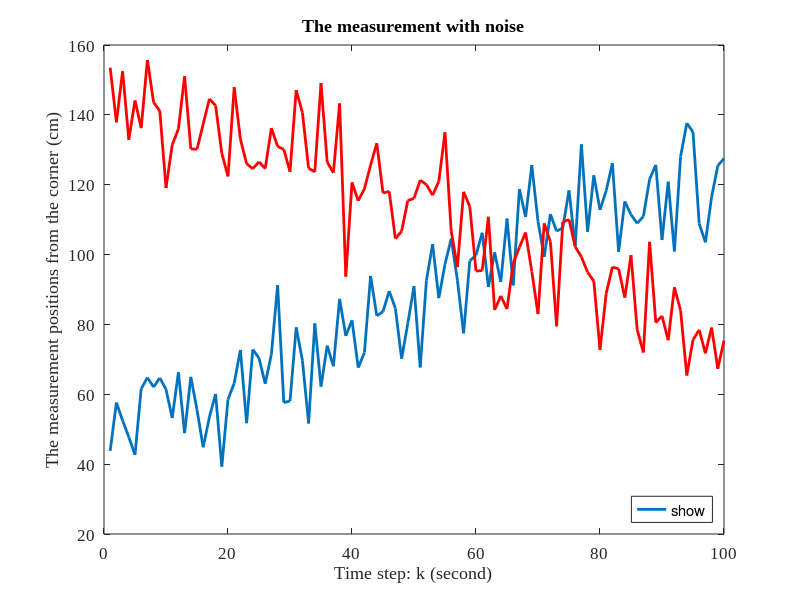
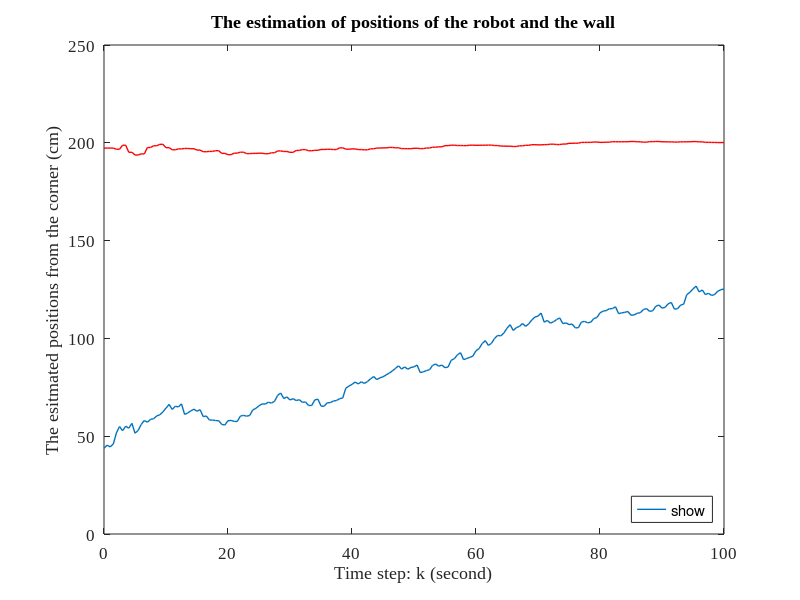
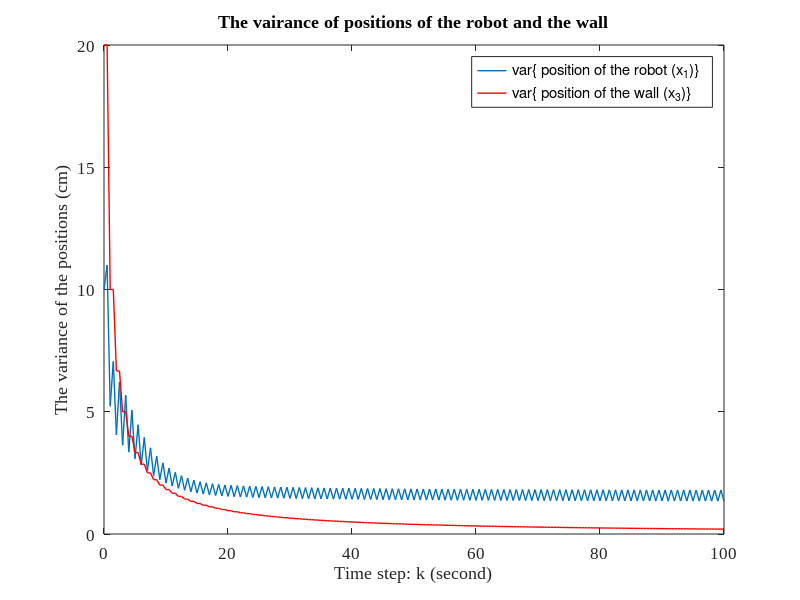
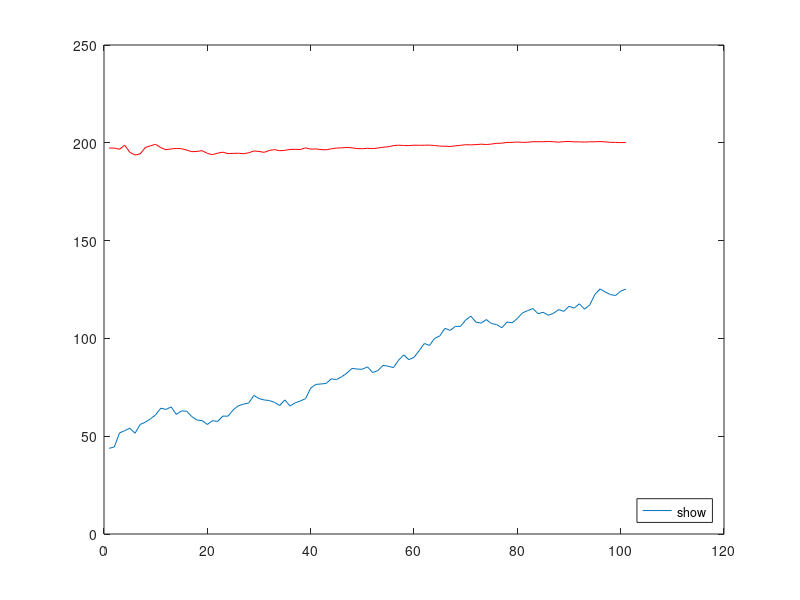

Here is the MATLAB script that generated these plots, in order:
%% HW7
% -------------------------
% CMPE 245 - Spring, 2016
% Chien-Pin Chen
% 05/27/2016
% MATLAB script for HW7
% --------------------------
clear all;
% measurement data and plot them on one figure
load robotMes.mat;

% plotting the measurement 
plot(y(1,:), 'LineWidth', 2, 'DisplayName','y_1 (k) The position of the robot');
hold on
plot(y(2,:), 'r', 'LineWidth', 2, 'DisplayName','y_2 (k) The position of the wall');
set(gca, 'fontsize', 12, 'FontName','Times New Roman');
title('The measurement with noise');
xlabel ('Time step: k (second)');
ylabel ('The measurement positions from the corner (cm)');
legend('show', 'Location', 'SouthEast');

% setting initial x_0, P_0 
%x_0 = [40; 0; 200]; % my first guess. (integer according y1(0) and y2(0))
x_0 = [y(1,1); 1.6; y(1,1)+y(2,1)]; % more reasoning guess (after course)
% P_0 = [10 0 0;
%         0 0 0;    % my first guess. (set as variance of the measurement 
%         0 0 10];  % for P11 P33. and set others as zeros)
P_0 = [10 0 10;
        0 1 0;
        10 0 10*2];
    
% setting some constant matrix in kalman filter (phi, gamma, H, R, Q)
phi = [1 1 0;
       0 1 0;
       0 0 1];
ga = [0 0.1 0]';
%u = [ 0 0.8 0]';
Q = 1;

H = [1 0 0;
    -1 0 1];
R = [10 0;
     0 10];

% array to compute E{x_k} and P_k 
Ex_k = zeros(3, length(y)+1);
P_k = zeros(3, 3, length(y)+1);
 
% array to storge E{x_k}(-) and P_k(-) before update (prior)
Ex_kn = zeros(3, length(y)+1);
P_kn = zeros(3, 3, length(y)+1);
 
% array to storge E{x_k}(+) and P_k(+) after update (posterior) 
Ex_kp = zeros(3, length(y)+1);
P_kp = zeros(3, 3, length(y)+1);

% array to storage E{x_k} and P_k before and after update
Ex_arr = zeros(3, 2*length(y)+1);
P_arr = zeros(3, 3, 2*length(y)+1);
K_arr = zeros(3,2,length(y));   % storage KF Gain (for trends)

% Do forward kalman filter to compute estimation and the varinace
Ex_k(:,1) = x_0;
P_k(:,:,1) = P_0;
Ex_kn(:,1) = x_0;
P_kn(:,:,1) = P_0;
Ex_kp(:,1) = x_0;
P_kp(:,:,1) = P_0;
Ex_arr(:,1) = x_0;
P_arr(:,:,1) = P_0;
for k=1: length(y)
    % prediction (prior)
    Ex_k(:,k+1) = phi* Ex_k(:,k);
    P_k(:,:,k+1) = phi*P_k(:,:,k)*phi' + ga*Q*ga';
    
    Ex_arr(:,k*2) = Ex_k(:,k+1);
    P_arr(:,:,k*2) = P_k(:,:,k+1);
    Ex_kn(:,k+1) = Ex_k(:,k+1);
    P_kn(:,:,k+1) = P_k(:,:,k+1);
    
    % observation

    % update and compute K and P(+) (posterior)
    K = P_k(:,:,k+1) * H'* inv(H*P_k(:,:,k+1)*H'+R);
    P_k(:,:,k+1) = (eye(3) - K*H)*P_k(:,:,k+1);
    
    Ex_k(:,k+1) = Ex_k(:,k+1) + K*(y(:,k) - H*Ex_k(:,k+1));
    
    K_arr(:,:,k) = K;
    Ex_arr(:,k*2+1) = Ex_k(:,k+1);
    P_arr(:,:,k*2+1) = P_k(:,:,k+1);
    Ex_kp(:,k+1) = Ex_k(:,k+1);
    P_kp(:,:,k+1) = P_k(:,:,k+1);
end


% Do kalman smoother
% array to compute E{x_k} and P_k 
Ex_ks = zeros(3, length(y)+1);
P_ks = zeros(3, 3, length(y)+1);

Ex_ks(:,1) = x_0;
P_ks(:,:,1) = P_0;

Ex_ks(:, end) = Ex_kp(:, end);
P_ks(:,:, end) = P_kp(:, :, end);

for k = length(y):-1:1
    A_k = P_kp(:, :, k)*phi'*inv(P_kn(:, :, k+1));
    
    Ex_ks(:,k) = Ex_kp(:,k) + A_k*( Ex_ks(:,k+1) - Ex_kn(:,k+1) );
    P_ks(:,:,k) = P_kp(:,:,k) + A_k*( P_ks(:,:,k+1) - P_kn(:,:,k+1) )*A_k';
end

% plot expexted X1 and X3 (expect and update)
t = (0:0.5:100);
figure;
plot(t, Ex_arr(1,:), 'LineWidth', 1, 'DisplayName','E\{ Position of the robot (x_1)\} ');
hold on
plot(t, Ex_arr(3,:), 'r', 'LineWidth', 1, 'DisplayName','E\{ Position of the wall (x_3)\}');
set(gca, 'fontsize', 12, 'FontName','Times New Roman');
title('The estimation of positions of the robot and the wall');
xlabel ('Time step: k (second)');
ylabel ('The esitmated positions from the corner (cm)');
legend('show', 'Location', 'SouthEast');


% plot variance X1 and X3 (expect and update)
var_x1a = reshape(P_arr(1,1,:), 1, []);
var_x3a = reshape(P_arr(3,3,:), 1, []);
figure;
plot(t, var_x1a, 'LineWidth', 1, 'DisplayName','var\{ position of the robot (x_1)\}');
hold on
plot(t, var_x3a, 'r', 'LineWidth', 1, 'DisplayName','var\{ position of the wall (x_3)\}');
set(gca, 'fontsize', 12, 'FontName','Times New Roman');
title('The vairance of positions of the robot and the wall');
xlabel ('Time step: k (second)');
ylabel ('The variance of the positions (cm)');
legend('show');


% plot expexted X1 and X3 (only update)
figure;
plot(Ex_kp(1,:), 'DisplayName','Ex1');
hold on
plot(Ex_kp(3,:), 'r', 'DisplayName','Ex3');
legend('show', 'Location', 'SouthEast');

% plot variance X1 and X3
var_x1 = reshape(P_kp(1,1,:), 1, []);
var_x3 = reshape(P_kp(3,3,:), 1, []);
figure;
plot(var_x1, 'DisplayName','VARx1');
hold on
plot(var_x3, 'r', 'DisplayName','VARx3');
legend('show');


% plot smoothing X1 and X3
figure;
plot(Ex_ks(1,:), 'DisplayName','smoothing Ex1');
hold on
plot(Ex_ks(3,:), 'r', 'DisplayName','smoothing Ex3');
legend('show', 'Location', 'SouthEast');
